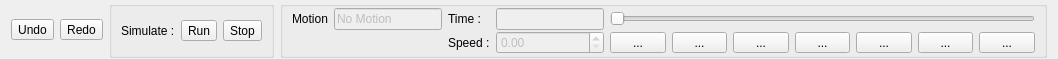
<?xml version="1.0" encoding="UTF-8"?>
<ui version="4.0">
 <class>SimulationToolsWidget</class>
 <widget class="QWidget" name="SimulationToolsWidget">
  <property name="geometry">
   <rect>
    <x>0</x>
    <y>0</y>
    <width>1058</width>
    <height>56</height>
   </rect>
  </property>
  <property name="sizePolicy">
   <sizepolicy hsizetype="Preferred" vsizetype="Preferred">
    <horstretch>0</horstretch>
    <verstretch>0</verstretch>
   </sizepolicy>
  </property>
  <property name="maximumSize">
   <size>
    <width>16777215</width>
    <height>1200</height>
   </size>
  </property>
  <property name="mouseTracking">
   <bool>false</bool>
  </property>
  <property name="acceptDrops">
   <bool>false</bool>
  </property>
  <property name="windowTitle">
   <string>Form</string>
  </property>
  <layout class="QHBoxLayout" name="horizontalLayout">
   <property name="topMargin">
    <number>1</number>
   </property>
   <property name="bottomMargin">
    <number>1</number>
   </property>
   <item>
    <widget class="QToolButton" name="undoButton">
     <property name="text">
      <string>Undo</string>
     </property>
     <property name="icon">
      <iconset resource="../resource.qrc">
       <normaloff>:/Data/Images/DefaultIcon/arrow-1-backward.png</normaloff>:/Data/Images/DefaultIcon/arrow-1-backward.png</iconset>
     </property>
     <property name="iconSize">
      <size>
       <width>24</width>
       <height>24</height>
      </size>
     </property>
     <property name="toolButtonStyle">
      <enum>Qt::ToolButtonTextUnderIcon</enum>
     </property>
     <property name="arrowType">
      <enum>Qt::NoArrow</enum>
     </property>
    </widget>
   </item>
   <item>
    <widget class="QToolButton" name="redoButton">
     <property name="text">
      <string>Redo</string>
     </property>
     <property name="icon">
      <iconset resource="../resource.qrc">
       <normaloff>:/Data/Images/DefaultIcon/arrow-1-forward.png</normaloff>:/Data/Images/DefaultIcon/arrow-1-forward.png</iconset>
     </property>
     <property name="iconSize">
      <size>
       <width>24</width>
       <height>24</height>
      </size>
     </property>
     <property name="toolButtonStyle">
      <enum>Qt::ToolButtonTextUnderIcon</enum>
     </property>
     <property name="arrowType">
      <enum>Qt::NoArrow</enum>
     </property>
    </widget>
   </item>
   <item>
    <widget class="QGroupBox" name="groupBox">
     <property name="sizePolicy">
      <sizepolicy hsizetype="Fixed" vsizetype="Preferred">
       <horstretch>0</horstretch>
       <verstretch>0</verstretch>
      </sizepolicy>
     </property>
     <property name="title">
      <string/>
     </property>
     <layout class="QHBoxLayout" name="horizontalLayout_2">
      <property name="topMargin">
       <number>1</number>
      </property>
      <property name="bottomMargin">
       <number>1</number>
      </property>
      <item>
       <widget class="QLabel" name="label">
        <property name="text">
         <string>Simulate :</string>
        </property>
       </widget>
      </item>
      <item>
       <widget class="QToolButton" name="toolButton">
        <property name="text">
         <string>Run</string>
        </property>
        <property name="icon">
         <iconset resource="../resource.qrc">
          <normaloff>:/Data/Images/DefaultIcon/user-refresh.png</normaloff>:/Data/Images/DefaultIcon/user-refresh.png</iconset>
        </property>
        <property name="iconSize">
         <size>
          <width>24</width>
          <height>24</height>
         </size>
        </property>
        <property name="toolButtonStyle">
         <enum>Qt::ToolButtonTextUnderIcon</enum>
        </property>
       </widget>
      </item>
      <item>
       <widget class="QToolButton" name="toolButton_2">
        <property name="text">
         <string>Stop</string>
        </property>
        <property name="icon">
         <iconset resource="../resource.qrc">
          <normaloff>:/Data/Images/DefaultIcon/power-standby.png</normaloff>:/Data/Images/DefaultIcon/power-standby.png</iconset>
        </property>
        <property name="iconSize">
         <size>
          <width>24</width>
          <height>24</height>
         </size>
        </property>
        <property name="toolButtonStyle">
         <enum>Qt::ToolButtonTextUnderIcon</enum>
        </property>
       </widget>
      </item>
     </layout>
    </widget>
   </item>
   <item>
    <widget class="QGroupBox" name="groupBox_3">
     <property name="title">
      <string/>
     </property>
     <property name="flat">
      <bool>false</bool>
     </property>
     <layout class="QGridLayout" name="gridLayout">
      <property name="topMargin">
       <number>1</number>
      </property>
      <property name="bottomMargin">
       <number>1</number>
      </property>
      <property name="verticalSpacing">
       <number>1</number>
      </property>
      <item row="2" column="10">
       <widget class="QToolButton" name="toolButton_8">
        <property name="sizePolicy">
         <sizepolicy hsizetype="Preferred" vsizetype="Fixed">
          <horstretch>0</horstretch>
          <verstretch>0</verstretch>
         </sizepolicy>
        </property>
        <property name="text">
         <string>...</string>
        </property>
        <property name="icon">
         <iconset resource="../resource.qrc">
          <normaloff>:/Data/Images/DefaultIcon/MD-fast-forward-alt.png</normaloff>:/Data/Images/DefaultIcon/MD-fast-forward-alt.png</iconset>
        </property>
       </widget>
      </item>
      <item row="2" column="7">
       <widget class="QToolButton" name="toolButton_5">
        <property name="sizePolicy">
         <sizepolicy hsizetype="Preferred" vsizetype="Fixed">
          <horstretch>0</horstretch>
          <verstretch>0</verstretch>
         </sizepolicy>
        </property>
        <property name="text">
         <string>...</string>
        </property>
        <property name="icon">
         <iconset resource="../resource.qrc">
          <normaloff>:/Data/Images/DefaultIcon/arrow-3-left.png</normaloff>:/Data/Images/DefaultIcon/arrow-3-left.png</iconset>
        </property>
       </widget>
      </item>
      <item row="2" column="9">
       <widget class="QToolButton" name="toolButton_7">
        <property name="sizePolicy">
         <sizepolicy hsizetype="Preferred" vsizetype="Fixed">
          <horstretch>0</horstretch>
          <verstretch>0</verstretch>
         </sizepolicy>
        </property>
        <property name="text">
         <string>...</string>
        </property>
        <property name="icon">
         <iconset resource="../resource.qrc">
          <normaloff>:/Data/Images/DefaultIcon/arrow-3-right.png</normaloff>:/Data/Images/DefaultIcon/arrow-3-right.png</iconset>
        </property>
       </widget>
      </item>
      <item row="2" column="4">
       <widget class="QDoubleSpinBox" name="doubleSpinBox">
        <property name="enabled">
         <bool>false</bool>
        </property>
        <property name="sizePolicy">
         <sizepolicy hsizetype="Minimum" vsizetype="Fixed">
          <horstretch>0</horstretch>
          <verstretch>0</verstretch>
         </sizepolicy>
        </property>
       </widget>
      </item>
      <item row="0" column="5" colspan="7">
       <widget class="QSlider" name="horizontalSlider">
        <property name="orientation">
         <enum>Qt::Horizontal</enum>
        </property>
       </widget>
      </item>
      <item row="2" column="6">
       <widget class="QToolButton" name="toolButton_4">
        <property name="sizePolicy">
         <sizepolicy hsizetype="Preferred" vsizetype="Fixed">
          <horstretch>0</horstretch>
          <verstretch>0</verstretch>
         </sizepolicy>
        </property>
        <property name="text">
         <string>...</string>
        </property>
        <property name="icon">
         <iconset resource="../resource.qrc">
          <normaloff>:/Data/Images/DefaultIcon/MD-fast-backward-alt.png</normaloff>:/Data/Images/DefaultIcon/MD-fast-backward-alt.png</iconset>
        </property>
       </widget>
      </item>
      <item row="0" column="3">
       <widget class="QLabel" name="label_3">
        <property name="sizePolicy">
         <sizepolicy hsizetype="Fixed" vsizetype="Preferred">
          <horstretch>0</horstretch>
          <verstretch>0</verstretch>
         </sizepolicy>
        </property>
        <property name="text">
         <string>Time :</string>
        </property>
       </widget>
      </item>
      <item row="2" column="8">
       <widget class="QToolButton" name="toolButton_6">
        <property name="sizePolicy">
         <sizepolicy hsizetype="Preferred" vsizetype="Fixed">
          <horstretch>0</horstretch>
          <verstretch>0</verstretch>
         </sizepolicy>
        </property>
        <property name="text">
         <string>...</string>
        </property>
        <property name="icon">
         <iconset resource="../resource.qrc">
          <normaloff>:/Data/Images/DefaultIcon/MD-pause.png</normaloff>:/Data/Images/DefaultIcon/MD-pause.png</iconset>
        </property>
       </widget>
      </item>
      <item row="0" column="4">
       <widget class="QLineEdit" name="lineEdit_2">
        <property name="enabled">
         <bool>false</bool>
        </property>
        <property name="sizePolicy">
         <sizepolicy hsizetype="Fixed" vsizetype="Fixed">
          <horstretch>0</horstretch>
          <verstretch>0</verstretch>
         </sizepolicy>
        </property>
       </widget>
      </item>
      <item row="2" column="11">
       <widget class="QToolButton" name="toolButton_9">
        <property name="sizePolicy">
         <sizepolicy hsizetype="Preferred" vsizetype="Fixed">
          <horstretch>0</horstretch>
          <verstretch>0</verstretch>
         </sizepolicy>
        </property>
        <property name="text">
         <string>...</string>
        </property>
        <property name="icon">
         <iconset resource="../resource.qrc">
          <normaloff>:/Data/Images/DefaultIcon/MD-next.png</normaloff>:/Data/Images/DefaultIcon/MD-next.png</iconset>
        </property>
       </widget>
      </item>
      <item row="0" column="0">
       <widget class="QLabel" name="label_2">
        <property name="sizePolicy">
         <sizepolicy hsizetype="Fixed" vsizetype="Preferred">
          <horstretch>0</horstretch>
          <verstretch>0</verstretch>
         </sizepolicy>
        </property>
        <property name="text">
         <string>Motion</string>
        </property>
       </widget>
      </item>
      <item row="2" column="3">
       <widget class="QLabel" name="label_4">
        <property name="sizePolicy">
         <sizepolicy hsizetype="Fixed" vsizetype="Preferred">
          <horstretch>0</horstretch>
          <verstretch>0</verstretch>
         </sizepolicy>
        </property>
        <property name="text">
         <string>Speed :</string>
        </property>
       </widget>
      </item>
      <item row="2" column="5">
       <widget class="QToolButton" name="toolButton_3">
        <property name="sizePolicy">
         <sizepolicy hsizetype="Preferred" vsizetype="Fixed">
          <horstretch>0</horstretch>
          <verstretch>0</verstretch>
         </sizepolicy>
        </property>
        <property name="text">
         <string>...</string>
        </property>
        <property name="icon">
         <iconset resource="../resource.qrc">
          <normaloff>:/Data/Images/DefaultIcon/MD-previous.png</normaloff>:/Data/Images/DefaultIcon/MD-previous.png</iconset>
        </property>
       </widget>
      </item>
      <item row="0" column="1">
       <widget class="QLineEdit" name="lineEdit">
        <property name="enabled">
         <bool>false</bool>
        </property>
        <property name="sizePolicy">
         <sizepolicy hsizetype="Fixed" vsizetype="Fixed">
          <horstretch>0</horstretch>
          <verstretch>0</verstretch>
         </sizepolicy>
        </property>
        <property name="text">
         <string>No Motion</string>
        </property>
       </widget>
      </item>
     </layout>
    </widget>
   </item>
  </layout>
 </widget>
 <resources>
  <include location="../resource.qrc"/>
 </resources>
 <connections/>
</ui>
